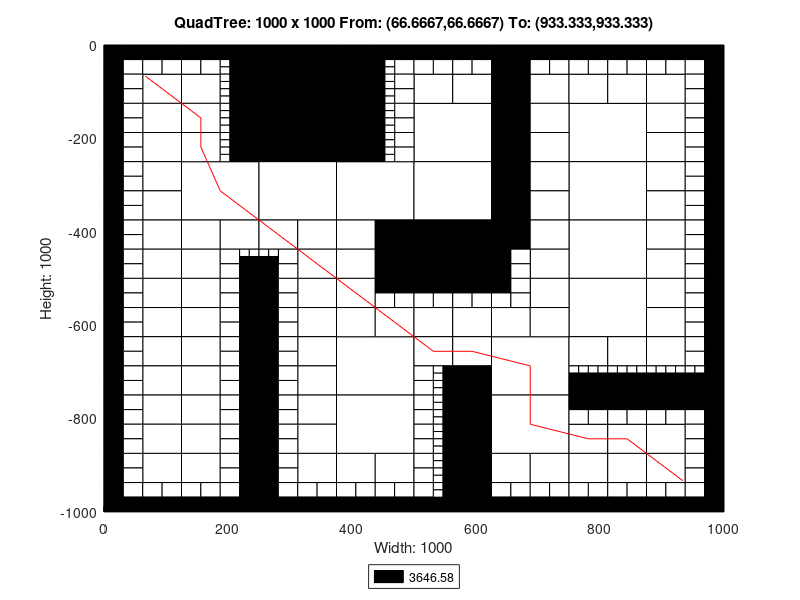

MATLAB code for this plot:
axis([0 1000 -1000 0]);
title('QuadTree: 1000 x 1000 From: (66.6667,66.6667) To: (933.333,933.333)');
xlabel('Width: 1000');
ylabel('Height: 1000');
rectangle('Position',[250 -125 125 125], 'FaceColor',[0 0 0]);
rectangle('Position',[250 -250 125 125], 'FaceColor',[0 0 0]);
rectangle('Position',[125 -375 125 125], 'FaceColor',[1 1 1]);
rectangle('Position',[250 -375 125 125], 'FaceColor',[1 1 1]);
rectangle('Position',[375 -375 125 125], 'FaceColor',[1 1 1]);
rectangle('Position',[500 -250 125 125], 'FaceColor',[1 1 1]);
rectangle('Position',[750 -250 125 125], 'FaceColor',[1 1 1]);
rectangle('Position',[500 -375 125 125], 'FaceColor',[1 1 1]);
rectangle('Position',[500 -500 125 125], 'FaceColor',[0 0 0]);
rectangle('Position',[750 -375 125 125], 'FaceColor',[1 1 1]);
rectangle('Position',[750 -500 125 125], 'FaceColor',[1 1 1]);
rectangle('Position',[375 -750 125 125], 'FaceColor',[1 1 1]);
rectangle('Position',[375 -875 125 125], 'FaceColor',[1 1 1]);
rectangle('Position',[625 -750 125 125], 'FaceColor',[1 1 1]);
rectangle('Position',[750 -625 125 125], 'FaceColor',[1 1 1]);
rectangle('Position',[625 -875 125 125], 'FaceColor',[1 1 1]);
rectangle('Position',[62.5 -125 62.5 62.5], 'FaceColor',[1 1 1]);
rectangle('Position',[125 -125 62.5 62.5], 'FaceColor',[1 1 1]);
rectangle('Position',[62.5 -187.5 62.5 62.5], 'FaceColor',[1 1 1]);
rectangle('Position',[62.5 -250 62.5 62.5], 'FaceColor',[1 1 1]);
rectangle('Position',[125 -187.5 62.5 62.5], 'FaceColor',[1 1 1]);
rectangle('Position',[125 -250 62.5 62.5], 'FaceColor',[1 1 1]);
rectangle('Position',[375 -62.5 62.5 62.5], 'FaceColor',[0 0 0]);
rectangle('Position',[375 -125 62.5 62.5], 'FaceColor',[0 0 0]);
rectangle('Position',[375 -187.5 62.5 62.5], 'FaceColor',[0 0 0]);
rectangle('Position',[375 -250 62.5 62.5], 'FaceColor',[0 0 0]);
rectangle('Position',[62.5 -312.5 62.5 62.5], 'FaceColor',[1 1 1]);
rectangle('Position',[62.5 -375 62.5 62.5], 'FaceColor',[1 1 1]);
rectangle('Position',[62.5 -437.5 62.5 62.5], 'FaceColor',[1 1 1]);
rectangle('Position',[62.5 -500 62.5 62.5], 'FaceColor',[1 1 1]);
rectangle('Position',[125 -437.5 62.5 62.5], 'FaceColor',[1 1 1]);
rectangle('Position',[187.5 -437.5 62.5 62.5], 'FaceColor',[1 1 1]);
rectangle('Position',[125 -500 62.5 62.5], 'FaceColor',[1 1 1]);
rectangle('Position',[250 -437.5 62.5 62.5], 'FaceColor',[1 1 1]);
rectangle('Position',[312.5 -437.5 62.5 62.5], 'FaceColor',[1 1 1]);
rectangle('Position',[312.5 -500 62.5 62.5], 'FaceColor',[1 1 1]);
rectangle('Position',[375 -437.5 62.5 62.5], 'FaceColor',[1 1 1]);
rectangle('Position',[437.5 -437.5 62.5 62.5], 'FaceColor',[0 0 0]);
rectangle('Position',[375 -500 62.5 62.5], 'FaceColor',[1 1 1]);
rectangle('Position',[437.5 -500 62.5 62.5], 'FaceColor',[0 0 0]);
rectangle('Position',[500 -125 62.5 62.5], 'FaceColor',[1 1 1]);
rectangle('Position',[562.5 -125 62.5 62.5], 'FaceColor',[1 1 1]);
rectangle('Position',[625 -62.5 62.5 62.5], 'FaceColor',[0 0 0]);
rectangle('Position',[625 -125 62.5 62.5], 'FaceColor',[0 0 0]);
rectangle('Position',[687.5 -125 62.5 62.5], 'FaceColor',[1 1 1]);
rectangle('Position',[625 -187.5 62.5 62.5], 'FaceColor',[0 0 0]);
rectangle('Position',[687.5 -187.5 62.5 62.5], 'FaceColor',[1 1 1]);
rectangle('Position',[625 -250 62.5 62.5], 'FaceColor',[0 0 0]);
rectangle('Position',[687.5 -250 62.5 62.5], 'FaceColor',[1 1 1]);
rectangle('Position',[750 -125 62.5 62.5], 'FaceColor',[1 1 1]);
rectangle('Position',[812.5 -125 62.5 62.5], 'FaceColor',[1 1 1]);
rectangle('Position',[875 -125 62.5 62.5], 'FaceColor',[1 1 1]);
rectangle('Position',[875 -187.5 62.5 62.5], 'FaceColor',[1 1 1]);
rectangle('Position',[875 -250 62.5 62.5], 'FaceColor',[1 1 1]);
rectangle('Position',[625 -312.5 62.5 62.5], 'FaceColor',[0 0 0]);
rectangle('Position',[687.5 -312.5 62.5 62.5], 'FaceColor',[1 1 1]);
rectangle('Position',[625 -375 62.5 62.5], 'FaceColor',[0 0 0]);
rectangle('Position',[687.5 -375 62.5 62.5], 'FaceColor',[1 1 1]);
rectangle('Position',[625 -437.5 62.5 62.5], 'FaceColor',[0 0 0]);
rectangle('Position',[687.5 -437.5 62.5 62.5], 'FaceColor',[1 1 1]);
rectangle('Position',[687.5 -500 62.5 62.5], 'FaceColor',[1 1 1]);
rectangle('Position',[875 -312.5 62.5 62.5], 'FaceColor',[1 1 1]);
rectangle('Position',[875 -375 62.5 62.5], 'FaceColor',[1 1 1]);
rectangle('Position',[875 -437.5 62.5 62.5], 'FaceColor',[1 1 1]);
rectangle('Position',[875 -500 62.5 62.5], 'FaceColor',[1 1 1]);
rectangle('Position',[62.5 -562.5 62.5 62.5], 'FaceColor',[1 1 1]);
rectangle('Position',[62.5 -625 62.5 62.5], 'FaceColor',[1 1 1]);
rectangle('Position',[125 -562.5 62.5 62.5], 'FaceColor',[1 1 1]);
rectangle('Position',[125 -625 62.5 62.5], 'FaceColor',[1 1 1]);
rectangle('Position',[62.5 -687.5 62.5 62.5], 'FaceColor',[1 1 1]);
rectangle('Position',[62.5 -750 62.5 62.5], 'FaceColor',[1 1 1]);
rectangle('Position',[125 -687.5 62.5 62.5], 'FaceColor',[1 1 1]);
rectangle('Position',[125 -750 62.5 62.5], 'FaceColor',[1 1 1]);
rectangle('Position',[312.5 -562.5 62.5 62.5], 'FaceColor',[1 1 1]);
rectangle('Position',[312.5 -625 62.5 62.5], 'FaceColor',[1 1 1]);
rectangle('Position',[375 -562.5 62.5 62.5], 'FaceColor',[1 1 1]);
rectangle('Position',[375 -625 62.5 62.5], 'FaceColor',[1 1 1]);
rectangle('Position',[437.5 -625 62.5 62.5], 'FaceColor',[1 1 1]);
rectangle('Position',[312.5 -687.5 62.5 62.5], 'FaceColor',[1 1 1]);
rectangle('Position',[312.5 -750 62.5 62.5], 'FaceColor',[1 1 1]);
rectangle('Position',[62.5 -812.5 62.5 62.5], 'FaceColor',[1 1 1]);
rectangle('Position',[62.5 -875 62.5 62.5], 'FaceColor',[1 1 1]);
rectangle('Position',[125 -812.5 62.5 62.5], 'FaceColor',[1 1 1]);
rectangle('Position',[125 -875 62.5 62.5], 'FaceColor',[1 1 1]);
rectangle('Position',[62.5 -937.5 62.5 62.5], 'FaceColor',[1 1 1]);
rectangle('Position',[125 -937.5 62.5 62.5], 'FaceColor',[1 1 1]);
rectangle('Position',[312.5 -812.5 62.5 62.5], 'FaceColor',[1 1 1]);
rectangle('Position',[312.5 -875 62.5 62.5], 'FaceColor',[1 1 1]);
rectangle('Position',[312.5 -937.5 62.5 62.5], 'FaceColor',[1 1 1]);
rectangle('Position',[375 -937.5 62.5 62.5], 'FaceColor',[1 1 1]);
rectangle('Position',[437.5 -937.5 62.5 62.5], 'FaceColor',[1 1 1]);
rectangle('Position',[500 -625 62.5 62.5], 'FaceColor',[1 1 1]);
rectangle('Position',[562.5 -625 62.5 62.5], 'FaceColor',[1 1 1]);
rectangle('Position',[687.5 -562.5 62.5 62.5], 'FaceColor',[1 1 1]);
rectangle('Position',[625 -625 62.5 62.5], 'FaceColor',[1 1 1]);
rectangle('Position',[687.5 -625 62.5 62.5], 'FaceColor',[1 1 1]);
rectangle('Position',[500 -687.5 62.5 62.5], 'FaceColor',[1 1 1]);
rectangle('Position',[562.5 -687.5 62.5 62.5], 'FaceColor',[1 1 1]);
rectangle('Position',[562.5 -750 62.5 62.5], 'FaceColor',[0 0 0]);
rectangle('Position',[875 -562.5 62.5 62.5], 'FaceColor',[1 1 1]);
rectangle('Position',[875 -625 62.5 62.5], 'FaceColor',[1 1 1]);
rectangle('Position',[750 -687.5 62.5 62.5], 'FaceColor',[1 1 1]);
rectangle('Position',[812.5 -687.5 62.5 62.5], 'FaceColor',[1 1 1]);
rectangle('Position',[875 -687.5 62.5 62.5], 'FaceColor',[1 1 1]);
rectangle('Position',[562.5 -812.5 62.5 62.5], 'FaceColor',[0 0 0]);
rectangle('Position',[562.5 -875 62.5 62.5], 'FaceColor',[0 0 0]);
rectangle('Position',[562.5 -937.5 62.5 62.5], 'FaceColor',[0 0 0]);
rectangle('Position',[562.5 -1000 62.5 62.5], 'FaceColor',[0 0 0]);
rectangle('Position',[625 -937.5 62.5 62.5], 'FaceColor',[1 1 1]);
rectangle('Position',[687.5 -937.5 62.5 62.5], 'FaceColor',[1 1 1]);
rectangle('Position',[750 -875 62.5 62.5], 'FaceColor',[1 1 1]);
rectangle('Position',[812.5 -875 62.5 62.5], 'FaceColor',[1 1 1]);
rectangle('Position',[875 -875 62.5 62.5], 'FaceColor',[1 1 1]);
rectangle('Position',[750 -937.5 62.5 62.5], 'FaceColor',[1 1 1]);
rectangle('Position',[812.5 -937.5 62.5 62.5], 'FaceColor',[1 1 1]);
rectangle('Position',[875 -937.5 62.5 62.5], 'FaceColor',[1 1 1]);
rectangle('Position',[0 -31.25 31.25 31.25], 'FaceColor',[0 0 0]);
rectangle('Position',[31.25 -31.25 31.25 31.25], 'FaceColor',[0 0 0]);
rectangle('Position',[0 -62.5 31.25 31.25], 'FaceColor',[0 0 0]);
rectangle('Position',[31.25 -62.5 31.25 31.25], 'FaceColor',[1 1 1]);
rectangle('Position',[62.5 -31.25 31.25 31.25], 'FaceColor',[0 0 0]);
rectangle('Position',[93.75 -31.25 31.25 31.25], 'FaceColor',[0 0 0]);
rectangle('Position',[62.5 -62.5 31.25 31.25], 'FaceColor',[1 1 1]);
rectangle('Position',[93.75 -62.5 31.25 31.25], 'FaceColor',[1 1 1]);
rectangle('Position',[0 -93.75 31.25 31.25], 'FaceColor',[0 0 0]);
rectangle('Position',[31.25 -93.75 31.25 31.25], 'FaceColor',[1 1 1]);
rectangle('Position',[0 -125 31.25 31.25], 'FaceColor',[0 0 0]);
rectangle('Position',[31.25 -125 31.25 31.25], 'FaceColor',[1 1 1]);
rectangle('Position',[125 -31.25 31.25 31.25], 'FaceColor',[0 0 0]);
rectangle('Position',[156.25 -31.25 31.25 31.25], 'FaceColor',[0 0 0]);
rectangle('Position',[125 -62.5 31.25 31.25], 'FaceColor',[1 1 1]);
rectangle('Position',[156.25 -62.5 31.25 31.25], 'FaceColor',[1 1 1]);
rectangle('Position',[187.5 -31.25 31.25 31.25], 'FaceColor',[0 0 0]);
rectangle('Position',[218.75 -31.25 31.25 31.25], 'FaceColor',[0 0 0]);
rectangle('Position',[218.75 -62.5 31.25 31.25], 'FaceColor',[0 0 0]);
rectangle('Position',[218.75 -93.75 31.25 31.25], 'FaceColor',[0 0 0]);
rectangle('Position',[218.75 -125 31.25 31.25], 'FaceColor',[0 0 0]);
rectangle('Position',[0 -156.25 31.25 31.25], 'FaceColor',[0 0 0]);
rectangle('Position',[31.25 -156.25 31.25 31.25], 'FaceColor',[1 1 1]);
rectangle('Position',[0 -187.5 31.25 31.25], 'FaceColor',[0 0 0]);
rectangle('Position',[31.25 -187.5 31.25 31.25], 'FaceColor',[1 1 1]);
rectangle('Position',[0 -218.75 31.25 31.25], 'FaceColor',[0 0 0]);
rectangle('Position',[31.25 -218.75 31.25 31.25], 'FaceColor',[1 1 1]);
rectangle('Position',[0 -250 31.25 31.25], 'FaceColor',[0 0 0]);
rectangle('Position',[31.25 -250 31.25 31.25], 'FaceColor',[1 1 1]);
rectangle('Position',[218.75 -156.25 31.25 31.25], 'FaceColor',[0 0 0]);
rectangle('Position',[218.75 -187.5 31.25 31.25], 'FaceColor',[0 0 0]);
rectangle('Position',[218.75 -218.75 31.25 31.25], 'FaceColor',[0 0 0]);
rectangle('Position',[218.75 -250 31.25 31.25], 'FaceColor',[0 0 0]);
rectangle('Position',[437.5 -31.25 31.25 31.25], 'FaceColor',[0 0 0]);
rectangle('Position',[468.75 -31.25 31.25 31.25], 'FaceColor',[0 0 0]);
rectangle('Position',[468.75 -62.5 31.25 31.25], 'FaceColor',[1 1 1]);
rectangle('Position',[468.75 -93.75 31.25 31.25], 'FaceColor',[1 1 1]);
rectangle('Position',[468.75 -125 31.25 31.25], 'FaceColor',[1 1 1]);
rectangle('Position',[468.75 -156.25 31.25 31.25], 'FaceColor',[1 1 1]);
rectangle('Position',[468.75 -187.5 31.25 31.25], 'FaceColor',[1 1 1]);
rectangle('Position',[468.75 -218.75 31.25 31.25], 'FaceColor',[1 1 1]);
rectangle('Position',[468.75 -250 31.25 31.25], 'FaceColor',[1 1 1]);
rectangle('Position',[0 -281.25 31.25 31.25], 'FaceColor',[0 0 0]);
rectangle('Position',[31.25 -281.25 31.25 31.25], 'FaceColor',[1 1 1]);
rectangle('Position',[0 -312.5 31.25 31.25], 'FaceColor',[0 0 0]);
rectangle('Position',[31.25 -312.5 31.25 31.25], 'FaceColor',[1 1 1]);
rectangle('Position',[0 -343.75 31.25 31.25], 'FaceColor',[0 0 0]);
rectangle('Position',[31.25 -343.75 31.25 31.25], 'FaceColor',[1 1 1]);
rectangle('Position',[0 -375 31.25 31.25], 'FaceColor',[0 0 0]);
rectangle('Position',[31.25 -375 31.25 31.25], 'FaceColor',[1 1 1]);
rectangle('Position',[0 -406.25 31.25 31.25], 'FaceColor',[0 0 0]);
rectangle('Position',[31.25 -406.25 31.25 31.25], 'FaceColor',[1 1 1]);
rectangle('Position',[0 -437.5 31.25 31.25], 'FaceColor',[0 0 0]);
rectangle('Position',[31.25 -437.5 31.25 31.25], 'FaceColor',[1 1 1]);
rectangle('Position',[0 -468.75 31.25 31.25], 'FaceColor',[0 0 0]);
rectangle('Position',[31.25 -468.75 31.25 31.25], 'FaceColor',[1 1 1]);
rectangle('Position',[0 -500 31.25 31.25], 'FaceColor',[0 0 0]);
rectangle('Position',[31.25 -500 31.25 31.25], 'FaceColor',[1 1 1]);
rectangle('Position',[187.5 -468.75 31.25 31.25], 'FaceColor',[1 1 1]);
rectangle('Position',[187.5 -500 31.25 31.25], 'FaceColor',[1 1 1]);
rectangle('Position',[218.75 -500 31.25 31.25], 'FaceColor',[0 0 0]);
rectangle('Position',[281.25 -468.75 31.25 31.25], 'FaceColor',[1 1 1]);
rectangle('Position',[250 -500 31.25 31.25], 'FaceColor',[0 0 0]);
rectangle('Position',[281.25 -500 31.25 31.25], 'FaceColor',[1 1 1]);
rectangle('Position',[500 -31.25 31.25 31.25], 'FaceColor',[0 0 0]);
rectangle('Position',[531.25 -31.25 31.25 31.25], 'FaceColor',[0 0 0]);
rectangle('Position',[500 -62.5 31.25 31.25], 'FaceColor',[1 1 1]);
rectangle('Position',[531.25 -62.5 31.25 31.25], 'FaceColor',[1 1 1]);
rectangle('Position',[562.5 -31.25 31.25 31.25], 'FaceColor',[0 0 0]);
rectangle('Position',[593.75 -31.25 31.25 31.25], 'FaceColor',[0 0 0]);
rectangle('Position',[562.5 -62.5 31.25 31.25], 'FaceColor',[1 1 1]);
rectangle('Position',[593.75 -62.5 31.25 31.25], 'FaceColor',[1 1 1]);
rectangle('Position',[687.5 -31.25 31.25 31.25], 'FaceColor',[0 0 0]);
rectangle('Position',[718.75 -31.25 31.25 31.25], 'FaceColor',[0 0 0]);
rectangle('Position',[687.5 -62.5 31.25 31.25], 'FaceColor',[1 1 1]);
rectangle('Position',[718.75 -62.5 31.25 31.25], 'FaceColor',[1 1 1]);
rectangle('Position',[750 -31.25 31.25 31.25], 'FaceColor',[0 0 0]);
rectangle('Position',[781.25 -31.25 31.25 31.25], 'FaceColor',[0 0 0]);
rectangle('Position',[750 -62.5 31.25 31.25], 'FaceColor',[1 1 1]);
rectangle('Position',[781.25 -62.5 31.25 31.25], 'FaceColor',[1 1 1]);
rectangle('Position',[812.5 -31.25 31.25 31.25], 'FaceColor',[0 0 0]);
rectangle('Position',[843.75 -31.25 31.25 31.25], 'FaceColor',[0 0 0]);
rectangle('Position',[812.5 -62.5 31.25 31.25], 'FaceColor',[1 1 1]);
rectangle('Position',[843.75 -62.5 31.25 31.25], 'FaceColor',[1 1 1]);
rectangle('Position',[875 -31.25 31.25 31.25], 'FaceColor',[0 0 0]);
rectangle('Position',[906.25 -31.25 31.25 31.25], 'FaceColor',[0 0 0]);
rectangle('Position',[875 -62.5 31.25 31.25], 'FaceColor',[1 1 1]);
rectangle('Position',[906.25 -62.5 31.25 31.25], 'FaceColor',[1 1 1]);
rectangle('Position',[937.5 -31.25 31.25 31.25], 'FaceColor',[0 0 0]);
rectangle('Position',[968.75 -31.25 31.25 31.25], 'FaceColor',[0 0 0]);
rectangle('Position',[937.5 -62.5 31.25 31.25], 'FaceColor',[1 1 1]);
rectangle('Position',[968.75 -62.5 31.25 31.25], 'FaceColor',[0 0 0]);
rectangle('Position',[937.5 -93.75 31.25 31.25], 'FaceColor',[1 1 1]);
rectangle('Position',[968.75 -93.75 31.25 31.25], 'FaceColor',[0 0 0]);
rectangle('Position',[937.5 -125 31.25 31.25], 'FaceColor',[1 1 1]);
rectangle('Position',[968.75 -125 31.25 31.25], 'FaceColor',[0 0 0]);
rectangle('Position',[937.5 -156.25 31.25 31.25], 'FaceColor',[1 1 1]);
rectangle('Position',[968.75 -156.25 31.25 31.25], 'FaceColor',[0 0 0]);
rectangle('Position',[937.5 -187.5 31.25 31.25], 'FaceColor',[1 1 1]);
rectangle('Position',[968.75 -187.5 31.25 31.25], 'FaceColor',[0 0 0]);
rectangle('Position',[937.5 -218.75 31.25 31.25], 'FaceColor',[1 1 1]);
rectangle('Position',[968.75 -218.75 31.25 31.25], 'FaceColor',[0 0 0]);
rectangle('Position',[937.5 -250 31.25 31.25], 'FaceColor',[1 1 1]);
rectangle('Position',[968.75 -250 31.25 31.25], 'FaceColor',[0 0 0]);
rectangle('Position',[625 -468.75 31.25 31.25], 'FaceColor',[0 0 0]);
rectangle('Position',[656.25 -468.75 31.25 31.25], 'FaceColor',[1 1 1]);
rectangle('Position',[625 -500 31.25 31.25], 'FaceColor',[0 0 0]);
rectangle('Position',[656.25 -500 31.25 31.25], 'FaceColor',[1 1 1]);
rectangle('Position',[937.5 -281.25 31.25 31.25], 'FaceColor',[1 1 1]);
rectangle('Position',[968.75 -281.25 31.25 31.25], 'FaceColor',[0 0 0]);
rectangle('Position',[937.5 -312.5 31.25 31.25], 'FaceColor',[1 1 1]);
rectangle('Position',[968.75 -312.5 31.25 31.25], 'FaceColor',[0 0 0]);
rectangle('Position',[937.5 -343.75 31.25 31.25], 'FaceColor',[1 1 1]);
rectangle('Position',[968.75 -343.75 31.25 31.25], 'FaceColor',[0 0 0]);
rectangle('Position',[937.5 -375 31.25 31.25], 'FaceColor',[1 1 1]);
rectangle('Position',[968.75 -375 31.25 31.25], 'FaceColor',[0 0 0]);
rectangle('Position',[937.5 -406.25 31.25 31.25], 'FaceColor',[1 1 1]);
rectangle('Position',[968.75 -406.25 31.25 31.25], 'FaceColor',[0 0 0]);
rectangle('Position',[937.5 -437.5 31.25 31.25], 'FaceColor',[1 1 1]);
rectangle('Position',[968.75 -437.5 31.25 31.25], 'FaceColor',[0 0 0]);
rectangle('Position',[937.5 -468.75 31.25 31.25], 'FaceColor',[1 1 1]);
rectangle('Position',[968.75 -468.75 31.25 31.25], 'FaceColor',[0 0 0]);
rectangle('Position',[937.5 -500 31.25 31.25], 'FaceColor',[1 1 1]);
rectangle('Position',[968.75 -500 31.25 31.25], 'FaceColor',[0 0 0]);
rectangle('Position',[0 -531.25 31.25 31.25], 'FaceColor',[0 0 0]);
rectangle('Position',[31.25 -531.25 31.25 31.25], 'FaceColor',[1 1 1]);
rectangle('Position',[0 -562.5 31.25 31.25], 'FaceColor',[0 0 0]);
rectangle('Position',[31.25 -562.5 31.25 31.25], 'FaceColor',[1 1 1]);
rectangle('Position',[0 -593.75 31.25 31.25], 'FaceColor',[0 0 0]);
rectangle('Position',[31.25 -593.75 31.25 31.25], 'FaceColor',[1 1 1]);
rectangle('Position',[0 -625 31.25 31.25], 'FaceColor',[0 0 0]);
rectangle('Position',[31.25 -625 31.25 31.25], 'FaceColor',[1 1 1]);
rectangle('Position',[187.5 -531.25 31.25 31.25], 'FaceColor',[1 1 1]);
rectangle('Position',[218.75 -531.25 31.25 31.25], 'FaceColor',[0 0 0]);
rectangle('Position',[187.5 -562.5 31.25 31.25], 'FaceColor',[1 1 1]);
rectangle('Position',[218.75 -562.5 31.25 31.25], 'FaceColor',[0 0 0]);
rectangle('Position',[187.5 -593.75 31.25 31.25], 'FaceColor',[1 1 1]);
rectangle('Position',[218.75 -593.75 31.25 31.25], 'FaceColor',[0 0 0]);
rectangle('Position',[187.5 -625 31.25 31.25], 'FaceColor',[1 1 1]);
rectangle('Position',[218.75 -625 31.25 31.25], 'FaceColor',[0 0 0]);
rectangle('Position',[0 -656.25 31.25 31.25], 'FaceColor',[0 0 0]);
rectangle('Position',[31.25 -656.25 31.25 31.25], 'FaceColor',[1 1 1]);
rectangle('Position',[0 -687.5 31.25 31.25], 'FaceColor',[0 0 0]);
rectangle('Position',[31.25 -687.5 31.25 31.25], 'FaceColor',[1 1 1]);
rectangle('Position',[0 -718.75 31.25 31.25], 'FaceColor',[0 0 0]);
rectangle('Position',[31.25 -718.75 31.25 31.25], 'FaceColor',[1 1 1]);
rectangle('Position',[0 -750 31.25 31.25], 'FaceColor',[0 0 0]);
rectangle('Position',[31.25 -750 31.25 31.25], 'FaceColor',[1 1 1]);
rectangle('Position',[187.5 -656.25 31.25 31.25], 'FaceColor',[1 1 1]);
rectangle('Position',[218.75 -656.25 31.25 31.25], 'FaceColor',[0 0 0]);
rectangle('Position',[187.5 -687.5 31.25 31.25], 'FaceColor',[1 1 1]);
rectangle('Position',[218.75 -687.5 31.25 31.25], 'FaceColor',[0 0 0]);
rectangle('Position',[187.5 -718.75 31.25 31.25], 'FaceColor',[1 1 1]);
rectangle('Position',[218.75 -718.75 31.25 31.25], 'FaceColor',[0 0 0]);
rectangle('Position',[187.5 -750 31.25 31.25], 'FaceColor',[1 1 1]);
rectangle('Position',[218.75 -750 31.25 31.25], 'FaceColor',[0 0 0]);
rectangle('Position',[250 -531.25 31.25 31.25], 'FaceColor',[0 0 0]);
rectangle('Position',[281.25 -531.25 31.25 31.25], 'FaceColor',[1 1 1]);
rectangle('Position',[250 -562.5 31.25 31.25], 'FaceColor',[0 0 0]);
rectangle('Position',[281.25 -562.5 31.25 31.25], 'FaceColor',[1 1 1]);
rectangle('Position',[250 -593.75 31.25 31.25], 'FaceColor',[0 0 0]);
rectangle('Position',[281.25 -593.75 31.25 31.25], 'FaceColor',[1 1 1]);
rectangle('Position',[250 -625 31.25 31.25], 'FaceColor',[0 0 0]);
rectangle('Position',[281.25 -625 31.25 31.25], 'FaceColor',[1 1 1]);
rectangle('Position',[437.5 -531.25 31.25 31.25], 'FaceColor',[0 0 0]);
rectangle('Position',[468.75 -531.25 31.25 31.25], 'FaceColor',[0 0 0]);
rectangle('Position',[437.5 -562.5 31.25 31.25], 'FaceColor',[1 1 1]);
rectangle('Position',[468.75 -562.5 31.25 31.25], 'FaceColor',[1 1 1]);
rectangle('Position',[250 -656.25 31.25 31.25], 'FaceColor',[0 0 0]);
rectangle('Position',[281.25 -656.25 31.25 31.25], 'FaceColor',[1 1 1]);
rectangle('Position',[250 -687.5 31.25 31.25], 'FaceColor',[0 0 0]);
rectangle('Position',[281.25 -687.5 31.25 31.25], 'FaceColor',[1 1 1]);
rectangle('Position',[250 -718.75 31.25 31.25], 'FaceColor',[0 0 0]);
rectangle('Position',[281.25 -718.75 31.25 31.25], 'FaceColor',[1 1 1]);
rectangle('Position',[250 -750 31.25 31.25], 'FaceColor',[0 0 0]);
rectangle('Position',[281.25 -750 31.25 31.25], 'FaceColor',[1 1 1]);
rectangle('Position',[0 -781.25 31.25 31.25], 'FaceColor',[0 0 0]);
rectangle('Position',[31.25 -781.25 31.25 31.25], 'FaceColor',[1 1 1]);
rectangle('Position',[0 -812.5 31.25 31.25], 'FaceColor',[0 0 0]);
rectangle('Position',[31.25 -812.5 31.25 31.25], 'FaceColor',[1 1 1]);
rectangle('Position',[0 -843.75 31.25 31.25], 'FaceColor',[0 0 0]);
rectangle('Position',[31.25 -843.75 31.25 31.25], 'FaceColor',[1 1 1]);
rectangle('Position',[0 -875 31.25 31.25], 'FaceColor',[0 0 0]);
rectangle('Position',[31.25 -875 31.25 31.25], 'FaceColor',[1 1 1]);
rectangle('Position',[187.5 -781.25 31.25 31.25], 'FaceColor',[1 1 1]);
rectangle('Position',[218.75 -781.25 31.25 31.25], 'FaceColor',[0 0 0]);
rectangle('Position',[187.5 -812.5 31.25 31.25], 'FaceColor',[1 1 1]);
rectangle('Position',[218.75 -812.5 31.25 31.25], 'FaceColor',[0 0 0]);
rectangle('Position',[187.5 -843.75 31.25 31.25], 'FaceColor',[1 1 1]);
rectangle('Position',[218.75 -843.75 31.25 31.25], 'FaceColor',[0 0 0]);
rectangle('Position',[187.5 -875 31.25 31.25], 'FaceColor',[1 1 1]);
rectangle('Position',[218.75 -875 31.25 31.25], 'FaceColor',[0 0 0]);
rectangle('Position',[0 -906.25 31.25 31.25], 'FaceColor',[0 0 0]);
rectangle('Position',[31.25 -906.25 31.25 31.25], 'FaceColor',[1 1 1]);
rectangle('Position',[0 -937.5 31.25 31.25], 'FaceColor',[0 0 0]);
rectangle('Position',[31.25 -937.5 31.25 31.25], 'FaceColor',[1 1 1]);
rectangle('Position',[0 -968.75 31.25 31.25], 'FaceColor',[0 0 0]);
rectangle('Position',[31.25 -968.75 31.25 31.25], 'FaceColor',[1 1 1]);
rectangle('Position',[0 -1000 31.25 31.25], 'FaceColor',[0 0 0]);
rectangle('Position',[31.25 -1000 31.25 31.25], 'FaceColor',[0 0 0]);
rectangle('Position',[62.5 -968.75 31.25 31.25], 'FaceColor',[1 1 1]);
rectangle('Position',[93.75 -968.75 31.25 31.25], 'FaceColor',[1 1 1]);
rectangle('Position',[62.5 -1000 31.25 31.25], 'FaceColor',[0 0 0]);
rectangle('Position',[93.75 -1000 31.25 31.25], 'FaceColor',[0 0 0]);
rectangle('Position',[187.5 -906.25 31.25 31.25], 'FaceColor',[1 1 1]);
rectangle('Position',[218.75 -906.25 31.25 31.25], 'FaceColor',[0 0 0]);
rectangle('Position',[187.5 -937.5 31.25 31.25], 'FaceColor',[1 1 1]);
rectangle('Position',[218.75 -937.5 31.25 31.25], 'FaceColor',[0 0 0]);
rectangle('Position',[125 -968.75 31.25 31.25], 'FaceColor',[1 1 1]);
rectangle('Position',[156.25 -968.75 31.25 31.25], 'FaceColor',[1 1 1]);
rectangle('Position',[125 -1000 31.25 31.25], 'FaceColor',[0 0 0]);
rectangle('Position',[156.25 -1000 31.25 31.25], 'FaceColor',[0 0 0]);
rectangle('Position',[187.5 -968.75 31.25 31.25], 'FaceColor',[1 1 1]);
rectangle('Position',[218.75 -968.75 31.25 31.25], 'FaceColor',[0 0 0]);
rectangle('Position',[187.5 -1000 31.25 31.25], 'FaceColor',[0 0 0]);
rectangle('Position',[218.75 -1000 31.25 31.25], 'FaceColor',[0 0 0]);
rectangle('Position',[250 -781.25 31.25 31.25], 'FaceColor',[0 0 0]);
rectangle('Position',[281.25 -781.25 31.25 31.25], 'FaceColor',[1 1 1]);
rectangle('Position',[250 -812.5 31.25 31.25], 'FaceColor',[0 0 0]);
rectangle('Position',[281.25 -812.5 31.25 31.25], 'FaceColor',[1 1 1]);
rectangle('Position',[250 -843.75 31.25 31.25], 'FaceColor',[0 0 0]);
rectangle('Position',[281.25 -843.75 31.25 31.25], 'FaceColor',[1 1 1]);
rectangle('Position',[250 -875 31.25 31.25], 'FaceColor',[0 0 0]);
rectangle('Position',[281.25 -875 31.25 31.25], 'FaceColor',[1 1 1]);
rectangle('Position',[250 -906.25 31.25 31.25], 'FaceColor',[0 0 0]);
rectangle('Position',[281.25 -906.25 31.25 31.25], 'FaceColor',[1 1 1]);
rectangle('Position',[250 -937.5 31.25 31.25], 'FaceColor',[0 0 0]);
rectangle('Position',[281.25 -937.5 31.25 31.25], 'FaceColor',[1 1 1]);
rectangle('Position',[250 -968.75 31.25 31.25], 'FaceColor',[0 0 0]);
rectangle('Position',[281.25 -968.75 31.25 31.25], 'FaceColor',[1 1 1]);
rectangle('Position',[250 -1000 31.25 31.25], 'FaceColor',[0 0 0]);
rectangle('Position',[281.25 -1000 31.25 31.25], 'FaceColor',[0 0 0]);
rectangle('Position',[312.5 -968.75 31.25 31.25], 'FaceColor',[1 1 1]);
rectangle('Position',[343.75 -968.75 31.25 31.25], 'FaceColor',[1 1 1]);
rectangle('Position',[312.5 -1000 31.25 31.25], 'FaceColor',[0 0 0]);
rectangle('Position',[343.75 -1000 31.25 31.25], 'FaceColor',[0 0 0]);
rectangle('Position',[375 -968.75 31.25 31.25], 'FaceColor',[1 1 1]);
rectangle('Position',[406.25 -968.75 31.25 31.25], 'FaceColor',[1 1 1]);
rectangle('Position',[375 -1000 31.25 31.25], 'FaceColor',[0 0 0]);
rectangle('Position',[406.25 -1000 31.25 31.25], 'FaceColor',[0 0 0]);
rectangle('Position',[437.5 -968.75 31.25 31.25], 'FaceColor',[1 1 1]);
rectangle('Position',[468.75 -968.75 31.25 31.25], 'FaceColor',[1 1 1]);
rectangle('Position',[437.5 -1000 31.25 31.25], 'FaceColor',[0 0 0]);
rectangle('Position',[468.75 -1000 31.25 31.25], 'FaceColor',[0 0 0]);
rectangle('Position',[500 -531.25 31.25 31.25], 'FaceColor',[0 0 0]);
rectangle('Position',[531.25 -531.25 31.25 31.25], 'FaceColor',[0 0 0]);
rectangle('Position',[500 -562.5 31.25 31.25], 'FaceColor',[1 1 1]);
rectangle('Position',[531.25 -562.5 31.25 31.25], 'FaceColor',[1 1 1]);
rectangle('Position',[562.5 -531.25 31.25 31.25], 'FaceColor',[0 0 0]);
rectangle('Position',[593.75 -531.25 31.25 31.25], 'FaceColor',[0 0 0]);
rectangle('Position',[562.5 -562.5 31.25 31.25], 'FaceColor',[1 1 1]);
rectangle('Position',[593.75 -562.5 31.25 31.25], 'FaceColor',[1 1 1]);
rectangle('Position',[625 -531.25 31.25 31.25], 'FaceColor',[0 0 0]);
rectangle('Position',[656.25 -531.25 31.25 31.25], 'FaceColor',[1 1 1]);
rectangle('Position',[625 -562.5 31.25 31.25], 'FaceColor',[1 1 1]);
rectangle('Position',[656.25 -562.5 31.25 31.25], 'FaceColor',[1 1 1]);
rectangle('Position',[500 -718.75 31.25 31.25], 'FaceColor',[1 1 1]);
rectangle('Position',[500 -750 31.25 31.25], 'FaceColor',[1 1 1]);
rectangle('Position',[937.5 -531.25 31.25 31.25], 'FaceColor',[1 1 1]);
rectangle('Position',[968.75 -531.25 31.25 31.25], 'FaceColor',[0 0 0]);
rectangle('Position',[937.5 -562.5 31.25 31.25], 'FaceColor',[1 1 1]);
rectangle('Position',[968.75 -562.5 31.25 31.25], 'FaceColor',[0 0 0]);
rectangle('Position',[937.5 -593.75 31.25 31.25], 'FaceColor',[1 1 1]);
rectangle('Position',[968.75 -593.75 31.25 31.25], 'FaceColor',[0 0 0]);
rectangle('Position',[937.5 -625 31.25 31.25], 'FaceColor',[1 1 1]);
rectangle('Position',[968.75 -625 31.25 31.25], 'FaceColor',[0 0 0]);
rectangle('Position',[750 -750 31.25 31.25], 'FaceColor',[0 0 0]);
rectangle('Position',[781.25 -750 31.25 31.25], 'FaceColor',[0 0 0]);
rectangle('Position',[812.5 -750 31.25 31.25], 'FaceColor',[0 0 0]);
rectangle('Position',[843.75 -750 31.25 31.25], 'FaceColor',[0 0 0]);
rectangle('Position',[937.5 -656.25 31.25 31.25], 'FaceColor',[1 1 1]);
rectangle('Position',[968.75 -656.25 31.25 31.25], 'FaceColor',[0 0 0]);
rectangle('Position',[937.5 -687.5 31.25 31.25], 'FaceColor',[1 1 1]);
rectangle('Position',[968.75 -687.5 31.25 31.25], 'FaceColor',[0 0 0]);
rectangle('Position',[875 -750 31.25 31.25], 'FaceColor',[0 0 0]);
rectangle('Position',[906.25 -750 31.25 31.25], 'FaceColor',[0 0 0]);
rectangle('Position',[968.75 -718.75 31.25 31.25], 'FaceColor',[0 0 0]);
rectangle('Position',[937.5 -750 31.25 31.25], 'FaceColor',[0 0 0]);
rectangle('Position',[968.75 -750 31.25 31.25], 'FaceColor',[0 0 0]);
rectangle('Position',[500 -781.25 31.25 31.25], 'FaceColor',[1 1 1]);
rectangle('Position',[500 -812.5 31.25 31.25], 'FaceColor',[1 1 1]);
rectangle('Position',[500 -843.75 31.25 31.25], 'FaceColor',[1 1 1]);
rectangle('Position',[500 -875 31.25 31.25], 'FaceColor',[1 1 1]);
rectangle('Position',[500 -906.25 31.25 31.25], 'FaceColor',[1 1 1]);
rectangle('Position',[500 -937.5 31.25 31.25], 'FaceColor',[1 1 1]);
rectangle('Position',[500 -968.75 31.25 31.25], 'FaceColor',[1 1 1]);
rectangle('Position',[500 -1000 31.25 31.25], 'FaceColor',[0 0 0]);
rectangle('Position',[531.25 -1000 31.25 31.25], 'FaceColor',[0 0 0]);
rectangle('Position',[625 -968.75 31.25 31.25], 'FaceColor',[1 1 1]);
rectangle('Position',[656.25 -968.75 31.25 31.25], 'FaceColor',[1 1 1]);
rectangle('Position',[625 -1000 31.25 31.25], 'FaceColor',[0 0 0]);
rectangle('Position',[656.25 -1000 31.25 31.25], 'FaceColor',[0 0 0]);
rectangle('Position',[687.5 -968.75 31.25 31.25], 'FaceColor',[1 1 1]);
rectangle('Position',[718.75 -968.75 31.25 31.25], 'FaceColor',[1 1 1]);
rectangle('Position',[687.5 -1000 31.25 31.25], 'FaceColor',[0 0 0]);
rectangle('Position',[718.75 -1000 31.25 31.25], 'FaceColor',[0 0 0]);
rectangle('Position',[750 -781.25 31.25 31.25], 'FaceColor',[0 0 0]);
rectangle('Position',[781.25 -781.25 31.25 31.25], 'FaceColor',[0 0 0]);
rectangle('Position',[750 -812.5 31.25 31.25], 'FaceColor',[1 1 1]);
rectangle('Position',[781.25 -812.5 31.25 31.25], 'FaceColor',[1 1 1]);
rectangle('Position',[812.5 -781.25 31.25 31.25], 'FaceColor',[0 0 0]);
rectangle('Position',[843.75 -781.25 31.25 31.25], 'FaceColor',[0 0 0]);
rectangle('Position',[812.5 -812.5 31.25 31.25], 'FaceColor',[1 1 1]);
rectangle('Position',[843.75 -812.5 31.25 31.25], 'FaceColor',[1 1 1]);
rectangle('Position',[875 -781.25 31.25 31.25], 'FaceColor',[0 0 0]);
rectangle('Position',[906.25 -781.25 31.25 31.25], 'FaceColor',[0 0 0]);
rectangle('Position',[875 -812.5 31.25 31.25], 'FaceColor',[1 1 1]);
rectangle('Position',[906.25 -812.5 31.25 31.25], 'FaceColor',[1 1 1]);
rectangle('Position',[937.5 -781.25 31.25 31.25], 'FaceColor',[0 0 0]);
rectangle('Position',[968.75 -781.25 31.25 31.25], 'FaceColor',[0 0 0]);
rectangle('Position',[937.5 -812.5 31.25 31.25], 'FaceColor',[1 1 1]);
rectangle('Position',[968.75 -812.5 31.25 31.25], 'FaceColor',[0 0 0]);
rectangle('Position',[937.5 -843.75 31.25 31.25], 'FaceColor',[1 1 1]);
rectangle('Position',[968.75 -843.75 31.25 31.25], 'FaceColor',[0 0 0]);
rectangle('Position',[937.5 -875 31.25 31.25], 'FaceColor',[1 1 1]);
rectangle('Position',[968.75 -875 31.25 31.25], 'FaceColor',[0 0 0]);
rectangle('Position',[750 -968.75 31.25 31.25], 'FaceColor',[1 1 1]);
rectangle('Position',[781.25 -968.75 31.25 31.25], 'FaceColor',[1 1 1]);
rectangle('Position',[750 -1000 31.25 31.25], 'FaceColor',[0 0 0]);
rectangle('Position',[781.25 -1000 31.25 31.25], 'FaceColor',[0 0 0]);
rectangle('Position',[812.5 -968.75 31.25 31.25], 'FaceColor',[1 1 1]);
rectangle('Position',[843.75 -968.75 31.25 31.25], 'FaceColor',[1 1 1]);
rectangle('Position',[812.5 -1000 31.25 31.25], 'FaceColor',[0 0 0]);
rectangle('Position',[843.75 -1000 31.25 31.25], 'FaceColor',[0 0 0]);
rectangle('Position',[937.5 -906.25 31.25 31.25], 'FaceColor',[1 1 1]);
rectangle('Position',[968.75 -906.25 31.25 31.25], 'FaceColor',[0 0 0]);
rectangle('Position',[937.5 -937.5 31.25 31.25], 'FaceColor',[1 1 1]);
rectangle('Position',[968.75 -937.5 31.25 31.25], 'FaceColor',[0 0 0]);
rectangle('Position',[875 -968.75 31.25 31.25], 'FaceColor',[1 1 1]);
rectangle('Position',[906.25 -968.75 31.25 31.25], 'FaceColor',[1 1 1]);
rectangle('Position',[875 -1000 31.25 31.25], 'FaceColor',[0 0 0]);
rectangle('Position',[906.25 -1000 31.25 31.25], 'FaceColor',[0 0 0]);
rectangle('Position',[937.5 -968.75 31.25 31.25], 'FaceColor',[1 1 1]);
rectangle('Position',[968.75 -968.75 31.25 31.25], 'FaceColor',[0 0 0]);
rectangle('Position',[937.5 -1000 31.25 31.25], 'FaceColor',[0 0 0]);
rectangle('Position',[968.75 -1000 31.25 31.25], 'FaceColor',[0 0 0]);
rectangle('Position',[187.5 -46.875 15.625 15.625], 'FaceColor',[1 1 1]);
rectangle('Position',[203.125 -46.875 15.625 15.625], 'FaceColor',[0 0 0]);
rectangle('Position',[187.5 -62.5 15.625 15.625], 'FaceColor',[1 1 1]);
rectangle('Position',[203.125 -62.5 15.625 15.625], 'FaceColor',[0 0 0]);
rectangle('Position',[187.5 -78.125 15.625 15.625], 'FaceColor',[1 1 1]);
rectangle('Position',[203.125 -78.125 15.625 15.625], 'FaceColor',[0 0 0]);
rectangle('Position',[187.5 -93.75 15.625 15.625], 'FaceColor',[1 1 1]);
rectangle('Position',[203.125 -93.75 15.625 15.625], 'FaceColor',[0 0 0]);
rectangle('Position',[187.5 -109.375 15.625 15.625], 'FaceColor',[1 1 1]);
rectangle('Position',[203.125 -109.375 15.625 15.625], 'FaceColor',[0 0 0]);
rectangle('Position',[187.5 -125 15.625 15.625], 'FaceColor',[1 1 1]);
rectangle('Position',[203.125 -125 15.625 15.625], 'FaceColor',[0 0 0]);
rectangle('Position',[187.5 -140.625 15.625 15.625], 'FaceColor',[1 1 1]);
rectangle('Position',[203.125 -140.625 15.625 15.625], 'FaceColor',[0 0 0]);
rectangle('Position',[187.5 -156.25 15.625 15.625], 'FaceColor',[1 1 1]);
rectangle('Position',[203.125 -156.25 15.625 15.625], 'FaceColor',[0 0 0]);
rectangle('Position',[187.5 -171.875 15.625 15.625], 'FaceColor',[1 1 1]);
rectangle('Position',[203.125 -171.875 15.625 15.625], 'FaceColor',[0 0 0]);
rectangle('Position',[187.5 -187.5 15.625 15.625], 'FaceColor',[1 1 1]);
rectangle('Position',[203.125 -187.5 15.625 15.625], 'FaceColor',[0 0 0]);
rectangle('Position',[187.5 -203.125 15.625 15.625], 'FaceColor',[1 1 1]);
rectangle('Position',[203.125 -203.125 15.625 15.625], 'FaceColor',[0 0 0]);
rectangle('Position',[187.5 -218.75 15.625 15.625], 'FaceColor',[1 1 1]);
rectangle('Position',[203.125 -218.75 15.625 15.625], 'FaceColor',[0 0 0]);
rectangle('Position',[187.5 -234.375 15.625 15.625], 'FaceColor',[1 1 1]);
rectangle('Position',[203.125 -234.375 15.625 15.625], 'FaceColor',[0 0 0]);
rectangle('Position',[187.5 -250 15.625 15.625], 'FaceColor',[1 1 1]);
rectangle('Position',[203.125 -250 15.625 15.625], 'FaceColor',[0 0 0]);
rectangle('Position',[437.5 -46.875 15.625 15.625], 'FaceColor',[0 0 0]);
rectangle('Position',[453.125 -46.875 15.625 15.625], 'FaceColor',[1 1 1]);
rectangle('Position',[437.5 -62.5 15.625 15.625], 'FaceColor',[0 0 0]);
rectangle('Position',[453.125 -62.5 15.625 15.625], 'FaceColor',[1 1 1]);
rectangle('Position',[437.5 -78.125 15.625 15.625], 'FaceColor',[0 0 0]);
rectangle('Position',[453.125 -78.125 15.625 15.625], 'FaceColor',[1 1 1]);
rectangle('Position',[437.5 -93.75 15.625 15.625], 'FaceColor',[0 0 0]);
rectangle('Position',[453.125 -93.75 15.625 15.625], 'FaceColor',[1 1 1]);
rectangle('Position',[437.5 -109.375 15.625 15.625], 'FaceColor',[0 0 0]);
rectangle('Position',[453.125 -109.375 15.625 15.625], 'FaceColor',[1 1 1]);
rectangle('Position',[437.5 -125 15.625 15.625], 'FaceColor',[0 0 0]);
rectangle('Position',[453.125 -125 15.625 15.625], 'FaceColor',[1 1 1]);
rectangle('Position',[437.5 -140.625 15.625 15.625], 'FaceColor',[0 0 0]);
rectangle('Position',[453.125 -140.625 15.625 15.625], 'FaceColor',[1 1 1]);
rectangle('Position',[437.5 -156.25 15.625 15.625], 'FaceColor',[0 0 0]);
rectangle('Position',[453.125 -156.25 15.625 15.625], 'FaceColor',[1 1 1]);
rectangle('Position',[437.5 -171.875 15.625 15.625], 'FaceColor',[0 0 0]);
rectangle('Position',[453.125 -171.875 15.625 15.625], 'FaceColor',[1 1 1]);
rectangle('Position',[437.5 -187.5 15.625 15.625], 'FaceColor',[0 0 0]);
rectangle('Position',[453.125 -187.5 15.625 15.625], 'FaceColor',[1 1 1]);
rectangle('Position',[437.5 -203.125 15.625 15.625], 'FaceColor',[0 0 0]);
rectangle('Position',[453.125 -203.125 15.625 15.625], 'FaceColor',[1 1 1]);
rectangle('Position',[437.5 -218.75 15.625 15.625], 'FaceColor',[0 0 0]);
rectangle('Position',[453.125 -218.75 15.625 15.625], 'FaceColor',[1 1 1]);
rectangle('Position',[437.5 -234.375 15.625 15.625], 'FaceColor',[0 0 0]);
rectangle('Position',[453.125 -234.375 15.625 15.625], 'FaceColor',[1 1 1]);
rectangle('Position',[437.5 -250 15.625 15.625], 'FaceColor',[0 0 0]);
rectangle('Position',[453.125 -250 15.625 15.625], 'FaceColor',[1 1 1]);
rectangle('Position',[218.75 -453.125 15.625 15.625], 'FaceColor',[1 1 1]);
rectangle('Position',[234.375 -453.125 15.625 15.625], 'FaceColor',[1 1 1]);
rectangle('Position',[218.75 -468.75 15.625 15.625], 'FaceColor',[0 0 0]);
rectangle('Position',[234.375 -468.75 15.625 15.625], 'FaceColor',[0 0 0]);
rectangle('Position',[250 -453.125 15.625 15.625], 'FaceColor',[1 1 1]);
rectangle('Position',[265.625 -453.125 15.625 15.625], 'FaceColor',[1 1 1]);
rectangle('Position',[250 -468.75 15.625 15.625], 'FaceColor',[0 0 0]);
rectangle('Position',[265.625 -468.75 15.625 15.625], 'FaceColor',[0 0 0]);
rectangle('Position',[531.25 -703.125 15.625 15.625], 'FaceColor',[1 1 1]);
rectangle('Position',[546.875 -703.125 15.625 15.625], 'FaceColor',[0 0 0]);
rectangle('Position',[531.25 -718.75 15.625 15.625], 'FaceColor',[1 1 1]);
rectangle('Position',[546.875 -718.75 15.625 15.625], 'FaceColor',[0 0 0]);
rectangle('Position',[531.25 -734.375 15.625 15.625], 'FaceColor',[1 1 1]);
rectangle('Position',[546.875 -734.375 15.625 15.625], 'FaceColor',[0 0 0]);
rectangle('Position',[531.25 -750 15.625 15.625], 'FaceColor',[1 1 1]);
rectangle('Position',[546.875 -750 15.625 15.625], 'FaceColor',[0 0 0]);
rectangle('Position',[750 -703.125 15.625 15.625], 'FaceColor',[1 1 1]);
rectangle('Position',[765.625 -703.125 15.625 15.625], 'FaceColor',[1 1 1]);
rectangle('Position',[750 -718.75 15.625 15.625], 'FaceColor',[0 0 0]);
rectangle('Position',[765.625 -718.75 15.625 15.625], 'FaceColor',[0 0 0]);
rectangle('Position',[781.25 -703.125 15.625 15.625], 'FaceColor',[1 1 1]);
rectangle('Position',[796.875 -703.125 15.625 15.625], 'FaceColor',[1 1 1]);
rectangle('Position',[781.25 -718.75 15.625 15.625], 'FaceColor',[0 0 0]);
rectangle('Position',[796.875 -718.75 15.625 15.625], 'FaceColor',[0 0 0]);
rectangle('Position',[812.5 -703.125 15.625 15.625], 'FaceColor',[1 1 1]);
rectangle('Position',[828.125 -703.125 15.625 15.625], 'FaceColor',[1 1 1]);
rectangle('Position',[812.5 -718.75 15.625 15.625], 'FaceColor',[0 0 0]);
rectangle('Position',[828.125 -718.75 15.625 15.625], 'FaceColor',[0 0 0]);
rectangle('Position',[843.75 -703.125 15.625 15.625], 'FaceColor',[1 1 1]);
rectangle('Position',[859.375 -703.125 15.625 15.625], 'FaceColor',[1 1 1]);
rectangle('Position',[843.75 -718.75 15.625 15.625], 'FaceColor',[0 0 0]);
rectangle('Position',[859.375 -718.75 15.625 15.625], 'FaceColor',[0 0 0]);
rectangle('Position',[875 -703.125 15.625 15.625], 'FaceColor',[1 1 1]);
rectangle('Position',[890.625 -703.125 15.625 15.625], 'FaceColor',[1 1 1]);
rectangle('Position',[875 -718.75 15.625 15.625], 'FaceColor',[0 0 0]);
rectangle('Position',[890.625 -718.75 15.625 15.625], 'FaceColor',[0 0 0]);
rectangle('Position',[906.25 -703.125 15.625 15.625], 'FaceColor',[1 1 1]);
rectangle('Position',[921.875 -703.125 15.625 15.625], 'FaceColor',[1 1 1]);
rectangle('Position',[906.25 -718.75 15.625 15.625], 'FaceColor',[0 0 0]);
rectangle('Position',[921.875 -718.75 15.625 15.625], 'FaceColor',[0 0 0]);
rectangle('Position',[937.5 -703.125 15.625 15.625], 'FaceColor',[1 1 1]);
rectangle('Position',[953.125 -703.125 15.625 15.625], 'FaceColor',[1 1 1]);
rectangle('Position',[937.5 -718.75 15.625 15.625], 'FaceColor',[0 0 0]);
rectangle('Position',[953.125 -718.75 15.625 15.625], 'FaceColor',[0 0 0]);
rectangle('Position',[531.25 -765.625 15.625 15.625], 'FaceColor',[1 1 1]);
rectangle('Position',[546.875 -765.625 15.625 15.625], 'FaceColor',[0 0 0]);
rectangle('Position',[531.25 -781.25 15.625 15.625], 'FaceColor',[1 1 1]);
rectangle('Position',[546.875 -781.25 15.625 15.625], 'FaceColor',[0 0 0]);
rectangle('Position',[531.25 -796.875 15.625 15.625], 'FaceColor',[1 1 1]);
rectangle('Position',[546.875 -796.875 15.625 15.625], 'FaceColor',[0 0 0]);
rectangle('Position',[531.25 -812.5 15.625 15.625], 'FaceColor',[1 1 1]);
rectangle('Position',[546.875 -812.5 15.625 15.625], 'FaceColor',[0 0 0]);
rectangle('Position',[531.25 -828.125 15.625 15.625], 'FaceColor',[1 1 1]);
rectangle('Position',[546.875 -828.125 15.625 15.625], 'FaceColor',[0 0 0]);
rectangle('Position',[531.25 -843.75 15.625 15.625], 'FaceColor',[1 1 1]);
rectangle('Position',[546.875 -843.75 15.625 15.625], 'FaceColor',[0 0 0]);
rectangle('Position',[531.25 -859.375 15.625 15.625], 'FaceColor',[1 1 1]);
rectangle('Position',[546.875 -859.375 15.625 15.625], 'FaceColor',[0 0 0]);
rectangle('Position',[531.25 -875 15.625 15.625], 'FaceColor',[1 1 1]);
rectangle('Position',[546.875 -875 15.625 15.625], 'FaceColor',[0 0 0]);
rectangle('Position',[531.25 -890.625 15.625 15.625], 'FaceColor',[1 1 1]);
rectangle('Position',[546.875 -890.625 15.625 15.625], 'FaceColor',[0 0 0]);
rectangle('Position',[531.25 -906.25 15.625 15.625], 'FaceColor',[1 1 1]);
rectangle('Position',[546.875 -906.25 15.625 15.625], 'FaceColor',[0 0 0]);
rectangle('Position',[531.25 -921.875 15.625 15.625], 'FaceColor',[1 1 1]);
rectangle('Position',[546.875 -921.875 15.625 15.625], 'FaceColor',[0 0 0]);
rectangle('Position',[531.25 -937.5 15.625 15.625], 'FaceColor',[1 1 1]);
rectangle('Position',[546.875 -937.5 15.625 15.625], 'FaceColor',[0 0 0]);
rectangle('Position',[531.25 -953.125 15.625 15.625], 'FaceColor',[1 1 1]);
rectangle('Position',[546.875 -953.125 15.625 15.625], 'FaceColor',[0 0 0]);
rectangle('Position',[531.25 -968.75 15.625 15.625], 'FaceColor',[1 1 1]);
rectangle('Position',[546.875 -968.75 15.625 15.625], 'FaceColor',[0 0 0]);
X=[933.333,906.25,843.75,781.25,687.5,687.5,593.75,531.25,468.75,406.25,343.75,281.25,187.5,156.25,156.25,93.75,66.6667];
Y=[-933.333,-906.25,-843.75,-843.75,-812.5,-687.5,-656.25,-656.25,-593.75,-531.25,-468.75,-406.25,-312.5,-218.75,-156.25,-93.75,-66.6667];
hold on;
plot(X,Y,'r');
legend('3646.58','Location','southoutside');
